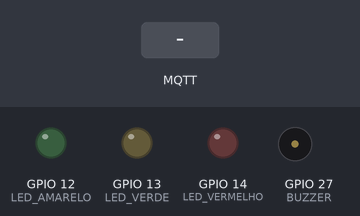
The sketch below on a simulated ESP32. Shown: output pins drawn as LEDs (lit = HIGH), buzzer (waves = sounding, pin HIGH). The inputs (shaded band) are chosen by the test bench. WiFi joins after 1.5 s; servers stay silent unless stated; no MQTT or app messages arrive unless stated; what the sketch prints to the serial monitor is not drawn.

Above: at 3.2 s.
3.3 s: MQTT message "90" arrives on the first subscribed topic
At 6.0 s:
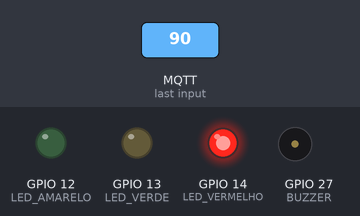
6.3 s: MQTT message "5" arrives on the first subscribed topic
At 7.2 s:
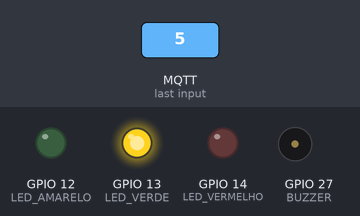
7.8 s: MQTT message "200" arrives on the first subscribed topic
At 7.9 s:
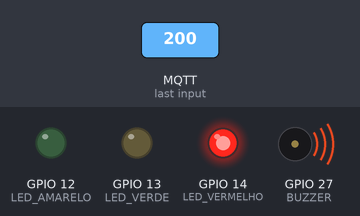
10.8 s: MQTT message "1" arrives on the first subscribed topic
At 11.8 s:
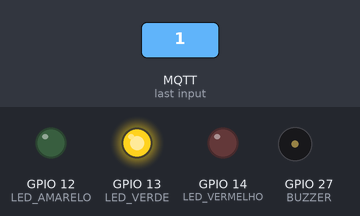
Timing chart, 0 to 13.3 s (numbered marks = the images above; inputs shaded):
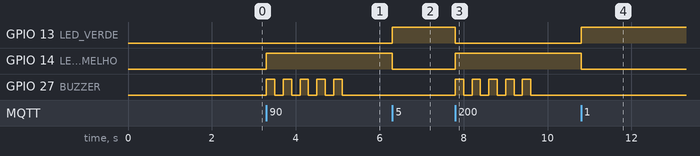

Measured:
- after the input at 3.3 s, GPIO 14 (LED_VERMELHO): LOW → HIGH at once; GPIO 27 (BUZZER): alternates HIGH for 0.20 s and LOW for 0.20 s, 10 changes in all, then stays LOW, starting at once
- after the input at 6.3 s, GPIO 13 (LED_VERDE): LOW → HIGH at once; GPIO 14 (LED_VERMELHO): HIGH → LOW at once
- after the input at 7.8 s, GPIO 13 (LED_VERDE): HIGH → LOW at once; GPIO 14 (LED_VERMELHO): LOW → HIGH at once; GPIO 27 (BUZZER): alternates HIGH for 0.20 s and LOW for 0.20 s, 10 changes in all, then stays LOW, starting at once
- after the input at 10.8 s, GPIO 13 (LED_VERDE): LOW → HIGH at once; GPIO 14 (LED_VERMELHO): HIGH → LOW at once

The sketch:

sketch.ino
```cpp
#include <WiFi.h>
#include <PubSubClient.h>


#define LED_VERDE 13
#define LED_AMARELO 12
#define LED_VERMELHO 14
#define BUZZER 27


const char* ssid = "Wokwi-GUEST";
const char* password = "";


const char* mqttServer = "broker.emqx.io";
const int mqttPort = 1883;
const char* mqttTopic = "esp32/umidade";

WiFiClient espClient;
PubSubClient client(espClient);

void callback(char* topic, byte* payload, unsigned int length) {
  char message[length + 1];
  memcpy(message, payload, length);
  message[length] = '\0';

  float humidity = atof(message);
  Serial.print("Umidade recebida: ");
  Serial.println(humidity);


  digitalWrite(LED_VERDE, LOW);
  digitalWrite(LED_AMARELO, LOW);
  digitalWrite(LED_VERMELHO, LOW);
  if (humidity >= 0 && humidity <= 25) {
    digitalWrite(LED_VERDE, HIGH);
  } else if (humidity > 25 && humidity <= 75) {
    digitalWrite(LED_AMARELO, HIGH);
  } else if (humidity > 75) {
    digitalWrite(LED_VERMELHO, HIGH);
  }


  if (humidity > 80) {
    for (int i = 0; i < 5; i++) {
      digitalWrite(BUZZER, HIGH);
      delay(200);
      digitalWrite(BUZZER, LOW);
      delay(200);
    }
  }
}

void setupWiFi() {
  Serial.print("Conectando ao WiFi");
  WiFi.begin(ssid, password);
  while (WiFi.status() != WL_CONNECTED) {
    delay(1000);
    Serial.print(".");
  }
  Serial.println(" Conectado!");
}

void setup() {
  Serial.begin(115200);
  setupWiFi();

  pinMode(LED_VERDE, OUTPUT);
  pinMode(LED_AMARELO, OUTPUT);
  pinMode(LED_VERMELHO, OUTPUT);
  pinMode(BUZZER, OUTPUT);

  client.setServer(mqttServer, mqttPort);
  client.setCallback(callback);
}

void loop() {
  if (!client.connected()) {
    while (!client.connect("ESP32Emulador2")) {
      delay(1000);
      Serial.println("Reconectando ao MQT");
    }
    client.subscribe(mqttTopic);
  }

  client.loop();
}
```
